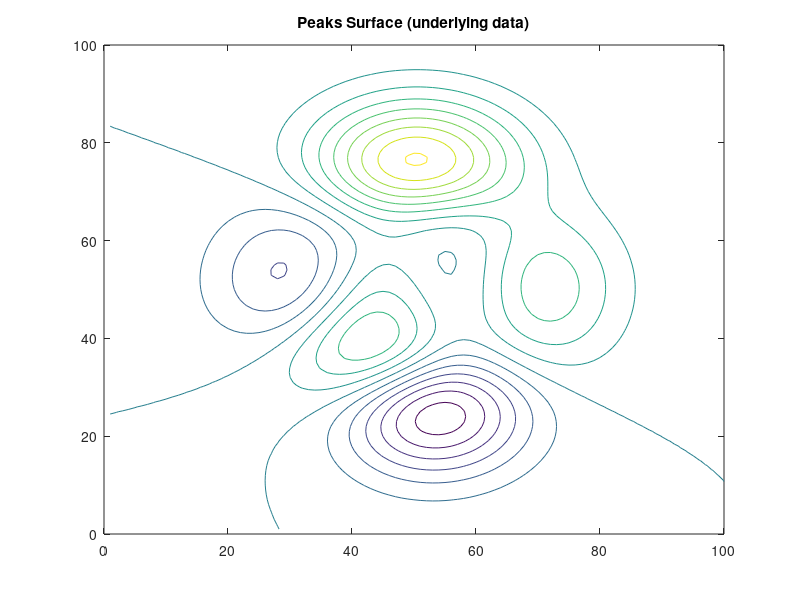
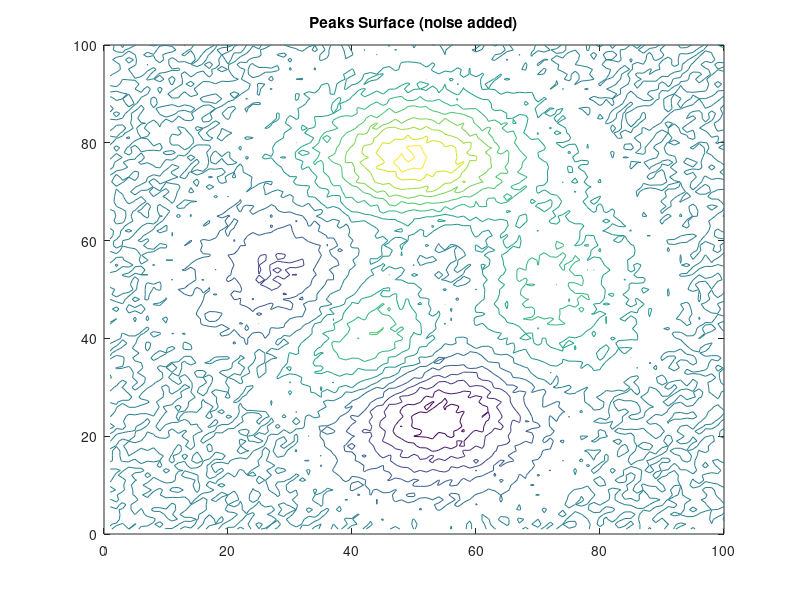
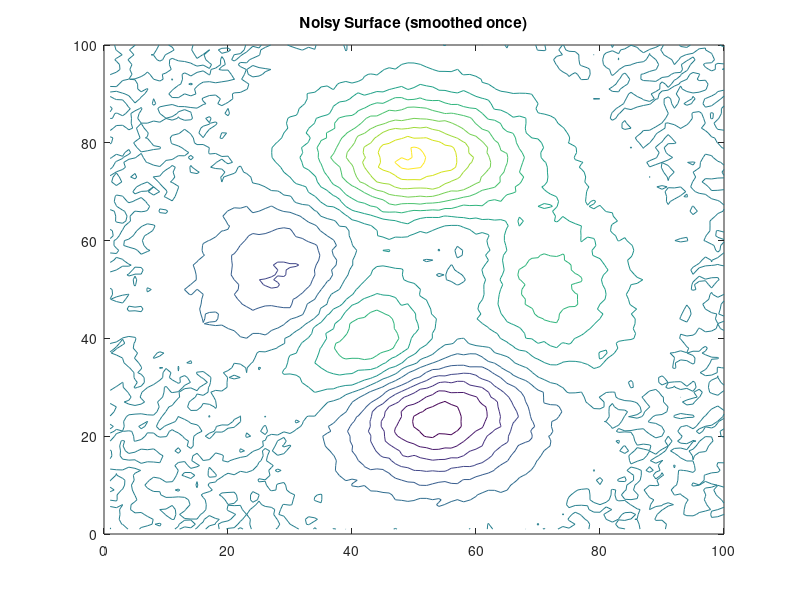

Source code (MATLAB) for these figures, in order: (Note: this script raises an error after producing the figures.)
# 4.0

################# Exercise 1

a = randn(100,100); 	# 100x100 matrix of normally distributed numbers
# mesh(a);		# 3D plot
s = [1 2 1; 0 0 0; -1 -2 -1];
a = rand(3)
b = rand(4)
#print('same')

conv2(a,s,'same')

#print('full')

conv2(b,s,'full')

#print('valid')

conv2(b,s,'valid')


################# Exercise 2

Z = peaks(100);
clevels = -7:1:10; % contour levels for all plots

figure
contour(Z,clevels)
axis([0,100,0,100])
title('Peaks Surface (underlying data)')

ZN = Z + rand(100) - .5;

figure
contour(ZN,clevels)
axis([0,100,0,100])
title('Peaks Surface (noise added)')

F = [.05 .1 .05; .1 .4 .1; .05 .1 .05];
ZC = conv2(ZN,F,'same');

figure
contour(ZC, clevels)
axis([0,100,0,100])
title('Noisy Surface (smoothed once)')


################# Exercise 3

I = imread('deblurring3.gif');
I2= conv2(I, fspecial('gaussian',50,100) , 'same');
imshow(I2,[])

I = imread ("deblurring3.gif");
S = conv2 (I, ones (5, 5) / 25, "same");
imshow(S,[])

I = imread ("deblurring3.gif");
S = conv2 (I, fspecial("sobel"), "same");
imshow(S,[])


################ Exercise 4

c = padarray(fspecial("sobel"),[4 4]);
mesh(c)



